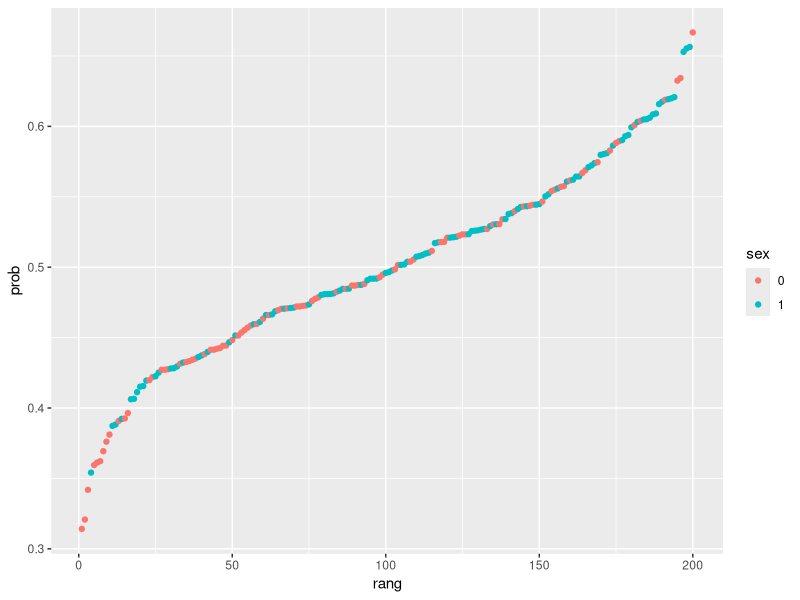

Here is the R script that generated this plot:
## ---- chunk 1
df <- read.csv2("Data//regression1.csv")
df$y.bi <- as.factor(ifelse(df$y<1,0,1))
table(df$y.bi)
df$sex <- as.factor(df$sex)
## ---- chunk 2
results <- glm(y.bi ~ sex, data = df, family="binomial")
summary(results)
## ---- chunk 3
results <- glm(y.bi ~ x1 + x2 + sex, data = df, family="binomial")
summary(results)

## ---- chunk 4
ll.null <- results$null.deviance/-2
ll.proposed <- results$deviance/-2
(ll.null - ll.proposed)/ll.null  #McFadden's Pseudo R2


1-pchisq(2*(ll.null - ll.proposed), df = length(results$coefficients)-1) #pvalue 
## ---- chunk 5
# Daten mit Vorhersagen erzeugen (fitted.values)

predictions <- data.frame(
  prob=results$fitted.values,
  sex=df$sex
)

# Daten ordnen
predictions <- predictions[order(predictions$prob, decreasing = F),]

# Rang hinzufügen
predictions$rang <- 1:nrow(predictions)

library(ggplot2)

ggplot(data = predictions, aes(x=rang, y=prob))+
  geom_point(aes(color=sex))


